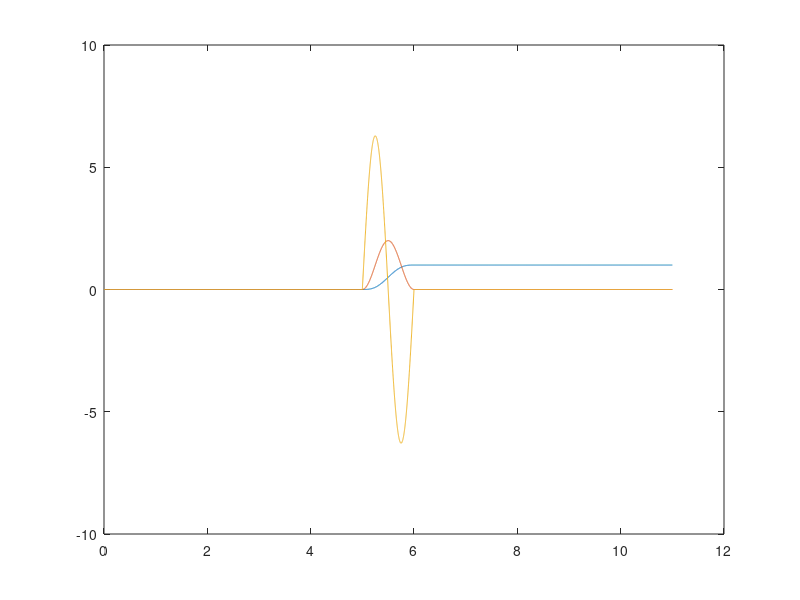

Write the MATLAB code that produced this figure. (Note: this script raises an error after producing the figure.)
clc
clear all
close all
% Step 1 %%%%%%%%%%%%%%%%% Define the desired output %%%%%
T = 1; % T is the time period in seconds
om = 2*pi/T; delt =0.001;
lamda=1;eplsion=0.1;M=1;J=1;g=9.81;
% the step size for computation
Ymax = 1; Ay = Ymax*2*pi/(T^2);
%
t = 0:delt:T;
yd = (Ay/om)*t -(Ay/om/om)*sin(om*t);
ydd = (Ay/om)*(1 - cos(om*t));
yd2d = Ay*sin(om*t);
zd = fliplr(yd);
zdd = fliplr(ydd);
zd2d = fliplr(yd2d);

% f=2000;
% a=2*pi*f;
% Gfilter=tf([0 a],[1 a]);
% 
% z0=yd;
% z1=lsim(Gfilter,z0,t);
% yd=lsim(Gfilter,z1,t);
% ydd=a*(z1-yd);
% yd2d=a^2*(z0'-2*z1+yd);
% add zeros/constants
Npre =5; Npost =Npre;
tpre = 0:delt:(Npre*T-delt);
tpost = 0:delt:(Npost*T-delt);
%
t = 0:delt:(1+Npre+Npost)*T;
yd = [zeros(size(tpre)) yd Ymax*ones(size(tpost))];
ydd = [zeros(size(tpre)) ydd zeros(size(tpost))];
yd2d = [zeros(size(tpre)) yd2d zeros(size(tpost))];
zd = fliplr(yd);
zdd = fliplr(ydd);
zd2d = fliplr(yd2d);
% plot(t,yd,t,ydd,t,yd2d)
%%
iteration=16; % number of iterations
% Initializing
eta2_total=[]; % store unstable solution at each iteration
eta1_total=[]; % store stable solution at each iteration
etau = zeros(size(yd));
% *****************************************
% Starting the loop for the zero dynamics
figure
plot(t,yd,t,ydd,t,yd2d)

%%%calculate approxiated eta
gama=sqrt(lamda*M*g/J/eplsion);
eta=etau;
Au=gama; As=-gama; Bu=1/(2*gama); Bs=-1/(2*gama); C=1; D=0;

% Aeta=[0 1;(gama)^2 0];Beta=eye(2);
% [m,~]=eig(Aeta);Astar=inv(m)*Aeta*m;Bstar=inv(m)*Beta;
% Au=Astar(1,1);As=Astar(2,2);Bu=Bstar(1,:);Bs=Bstar(2,:);

% zd2d=zeros(size(yd2d));
% zd2d=yd2d;
for i=1:iteration
% pn=[zeros(1,length(t));
%     (lamda*M*yd2d.*cos(eta)+lamda*(M*zd2d+M*g).*sin(eta)-lamda*M*g*eta)/(J*eplsion)];
pn=(lamda*M*yd2d.*cos(eta)+lamda*(M*zd2d+M*g).*sin(eta)-lamda*M*g*eta)/(J*eplsion);
u_tf = -inv(Au)*Bu*pn(end);
[Zu,zu]=lsim(-Au,-Bu,C,D,fliplr(pn),t,u_tf);
Zu = fliplr(Zu');
u_to = -inv(As)*Bs*pn(1);
[Zs,zs]=lsim(As,Bs,C,D,pn,t,u_to);
Zs = Zs';
eta=inv([gama -1;gama 1])*2*gama*[Zs;Zu];
eta1_total=[eta1_total; eta(1,:)];
eta2_total=[eta2_total; eta(2,:)];
eta=eta(1,:);
end
figure(2)
subplot(211), plot(t,eta1_total')
xlabel('time')
ylabel('\eta_1')
subplot(212), plot(t,eta2_total')
xlabel('time')
ylabel('\eta_2')
%%%%%simulate
eta1=eta1_total(iteration,:);eta2=eta2_total(iteration,:);
uff=1/eplsion*[-eplsion*sin(eta1)*M.*yd2d+eplsion*cos(eta1).*(M*zd2d+M*g);cos(eta1)*M.*yd2d+sin(eta1).*(M*zd2d+M*g)];
figure(3)
plot(t,uff)
xlabel('time')
ylabel('inverse input')
legend('u_1ff,','u_2ff')

U=[t;[uff(1,:);uff(2,:)]];
x0=[0 0 0 0 0 0]';
[t,x]=ode45('vtol',t,x0,[],U);
figure(4)
plot(t,yd,t,x(:,1),t,x(:,3))
xlabel('time')
ylabel('output')
legend('desired trajectory','y1','y2')

%feedback controller
A=[0 1 0 0 0 0;
    0 0 0 0 -g 0;
    0 0 0 1 0 0;
    0 0 0 0 0 0;
    0 0 0 0 0 1;
    0 0 0 0 0 0];
B=[0 0;0 eplsion/M;0 0;1/M 0;0 0;0 lamda/J];
C=[1 0 0 0 0 0;0 0 1 0 0 0];
D=0;
R=1/1000*eye(2);Q=C'*C;
x0=[0 0 0 0 0 0]';
[K1,S,e]=lqr(A,B,Q,R);
A1=A-B*K1;
sys_close=ss(A1,B,C,D);
go= dcgain(sys_close);%calculate go
% r=[yd/go(2);-yd/go(2)];
r=inv(go)*[yd;yd];
[y1,t,x1]=lsim(sys_close,r,t,x0);%simulate 
figure(5)
plot(t,y1(:,1),t,y1(:,2),t,yd)
title('desired trajectory vs fb simulation,T=5')
xlabel('t')
ylabel('y')
legend('y1','y2','desired trajectory')
max(abs(y1(:,1)'-yd));
max(abs(y1(:,2)'-yd));

%add feedback to feedforward vs feedback alone in ODE45
U=[t';[uff(1,:);uff(2,:)]];
x0=[0;0;0;0;0;0];
k=[yd;ydd;yd;ydd;eta1;eta2];

[t3,x3]=ode45('vtolfffb',t,x0,[],U,k,K1);
figure(6)
plot(t,yd,t,x3(:,1),t,x3(:,3))
xlabel('time')
ylabel('output')
legend('desired trajectory','y1_{ff+fb}','y2_{ff+fb}')

figure(7)
plot(t,x3(:,1),t,x3(:,3),t,yd,t,y1(:,1),'--',t,y1(:,2),'--')
title('desired trajectory vs fb vs fb+ff T=5')
xlabel('t')
ylabel('y')
legend('y1_{fffb}','y2_{fffb}','desired trajectory','y1_{fb}','y2_{fb}')

ufb=-K1*(x3'-k);
figure(8)
plot(t,ufb(1,:),t,ufb(2,:),t,uff(1,:),'--',t,uff(2,:),'--')
title('ff+fb input vs fb input T=5')
xlabel('t')
ylabel('u')
legend('u1_{fb}','u2_{fb}','u1_{ff}','u2_{ff}')
%%
figure(9)
plot(t,x(:,1),t,x(:,3))
figure(10)
plot(x3(:,1),x3(:,3))
hold on
plot(yd,zd)